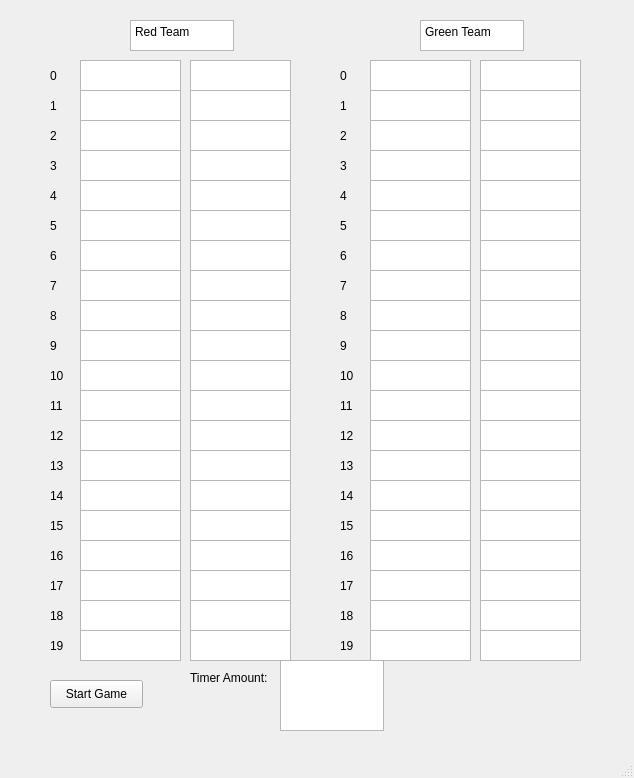
<?xml version="1.0" encoding="UTF-8"?>
<ui version="4.0">
 <class>MainWindow</class>
 <widget class="QMainWindow" name="MainWindow">
  <property name="geometry">
   <rect>
    <x>0</x>
    <y>0</y>
    <width>634</width>
    <height>778</height>
   </rect>
  </property>
  <property name="windowTitle">
   <string>MainWindow</string>
  </property>
  <widget class="QWidget" name="centralwidget">
   <widget class="QWidget" name="team1" native="true">
    <property name="geometry">
     <rect>
      <x>40</x>
      <y>10</y>
      <width>351</width>
      <height>651</height>
     </rect>
    </property>
    <widget class="QPlainTextEdit" name="player0FirstName">
     <property name="geometry">
      <rect>
       <x>40</x>
       <y>50</y>
       <width>101</width>
       <height>31</height>
      </rect>
     </property>
    </widget>
    <widget class="QPlainTextEdit" name="player1FirstName">
     <property name="geometry">
      <rect>
       <x>40</x>
       <y>80</y>
       <width>101</width>
       <height>31</height>
      </rect>
     </property>
    </widget>
    <widget class="QPlainTextEdit" name="player2FirstName">
     <property name="geometry">
      <rect>
       <x>40</x>
       <y>110</y>
       <width>101</width>
       <height>31</height>
      </rect>
     </property>
    </widget>
    <widget class="QPlainTextEdit" name="player3FirstName">
     <property name="geometry">
      <rect>
       <x>40</x>
       <y>140</y>
       <width>101</width>
       <height>31</height>
      </rect>
     </property>
    </widget>
    <widget class="QPlainTextEdit" name="player6FirstName">
     <property name="geometry">
      <rect>
       <x>40</x>
       <y>230</y>
       <width>101</width>
       <height>31</height>
      </rect>
     </property>
    </widget>
    <widget class="QPlainTextEdit" name="player5FirstName">
     <property name="geometry">
      <rect>
       <x>40</x>
       <y>200</y>
       <width>101</width>
       <height>31</height>
      </rect>
     </property>
    </widget>
    <widget class="QPlainTextEdit" name="player4FirstName">
     <property name="geometry">
      <rect>
       <x>40</x>
       <y>170</y>
       <width>101</width>
       <height>31</height>
      </rect>
     </property>
    </widget>
    <widget class="QPlainTextEdit" name="player7FirstName">
     <property name="geometry">
      <rect>
       <x>40</x>
       <y>260</y>
       <width>101</width>
       <height>31</height>
      </rect>
     </property>
    </widget>
    <widget class="QPlainTextEdit" name="player10FirstName">
     <property name="geometry">
      <rect>
       <x>40</x>
       <y>350</y>
       <width>101</width>
       <height>31</height>
      </rect>
     </property>
    </widget>
    <widget class="QPlainTextEdit" name="player9FirstName">
     <property name="geometry">
      <rect>
       <x>40</x>
       <y>320</y>
       <width>101</width>
       <height>31</height>
      </rect>
     </property>
    </widget>
    <widget class="QPlainTextEdit" name="player8FirstName">
     <property name="geometry">
      <rect>
       <x>40</x>
       <y>290</y>
       <width>101</width>
       <height>31</height>
      </rect>
     </property>
    </widget>
    <widget class="QPlainTextEdit" name="player11FirstName">
     <property name="geometry">
      <rect>
       <x>40</x>
       <y>380</y>
       <width>101</width>
       <height>31</height>
      </rect>
     </property>
    </widget>
    <widget class="QPlainTextEdit" name="player15FirstName">
     <property name="geometry">
      <rect>
       <x>40</x>
       <y>500</y>
       <width>101</width>
       <height>31</height>
      </rect>
     </property>
    </widget>
    <widget class="QPlainTextEdit" name="player12FirstName">
     <property name="geometry">
      <rect>
       <x>40</x>
       <y>410</y>
       <width>101</width>
       <height>31</height>
      </rect>
     </property>
    </widget>
    <widget class="QPlainTextEdit" name="player13FirstName">
     <property name="geometry">
      <rect>
       <x>40</x>
       <y>440</y>
       <width>101</width>
       <height>31</height>
      </rect>
     </property>
    </widget>
    <widget class="QPlainTextEdit" name="player14FirstName">
     <property name="geometry">
      <rect>
       <x>40</x>
       <y>470</y>
       <width>101</width>
       <height>31</height>
      </rect>
     </property>
    </widget>
    <widget class="QPlainTextEdit" name="player18FirstName">
     <property name="geometry">
      <rect>
       <x>40</x>
       <y>590</y>
       <width>101</width>
       <height>31</height>
      </rect>
     </property>
    </widget>
    <widget class="QPlainTextEdit" name="player17FirstName">
     <property name="geometry">
      <rect>
       <x>40</x>
       <y>560</y>
       <width>101</width>
       <height>31</height>
      </rect>
     </property>
    </widget>
    <widget class="QPlainTextEdit" name="player16FirstName">
     <property name="geometry">
      <rect>
       <x>40</x>
       <y>530</y>
       <width>101</width>
       <height>31</height>
      </rect>
     </property>
    </widget>
    <widget class="QPlainTextEdit" name="player19FirstName">
     <property name="geometry">
      <rect>
       <x>40</x>
       <y>620</y>
       <width>101</width>
       <height>31</height>
      </rect>
     </property>
    </widget>
    <widget class="QPlainTextEdit" name="player6LastName">
     <property name="geometry">
      <rect>
       <x>150</x>
       <y>230</y>
       <width>101</width>
       <height>31</height>
      </rect>
     </property>
    </widget>
    <widget class="QPlainTextEdit" name="player9LastName">
     <property name="geometry">
      <rect>
       <x>150</x>
       <y>320</y>
       <width>101</width>
       <height>31</height>
      </rect>
     </property>
    </widget>
    <widget class="QPlainTextEdit" name="player1LastName">
     <property name="geometry">
      <rect>
       <x>150</x>
       <y>80</y>
       <width>101</width>
       <height>31</height>
      </rect>
     </property>
    </widget>
    <widget class="QPlainTextEdit" name="player12LastName">
     <property name="geometry">
      <rect>
       <x>150</x>
       <y>410</y>
       <width>101</width>
       <height>31</height>
      </rect>
     </property>
    </widget>
    <widget class="QPlainTextEdit" name="player2LastName">
     <property name="geometry">
      <rect>
       <x>150</x>
       <y>110</y>
       <width>101</width>
       <height>31</height>
      </rect>
     </property>
    </widget>
    <widget class="QPlainTextEdit" name="player4LastName">
     <property name="geometry">
      <rect>
       <x>150</x>
       <y>170</y>
       <width>101</width>
       <height>31</height>
      </rect>
     </property>
    </widget>
    <widget class="QPlainTextEdit" name="player14LastName">
     <property name="geometry">
      <rect>
       <x>150</x>
       <y>470</y>
       <width>101</width>
       <height>31</height>
      </rect>
     </property>
    </widget>
    <widget class="QPlainTextEdit" name="player18LastName">
     <property name="geometry">
      <rect>
       <x>150</x>
       <y>590</y>
       <width>101</width>
       <height>31</height>
      </rect>
     </property>
    </widget>
    <widget class="QPlainTextEdit" name="player13LastName">
     <property name="geometry">
      <rect>
       <x>150</x>
       <y>440</y>
       <width>101</width>
       <height>31</height>
      </rect>
     </property>
    </widget>
    <widget class="QPlainTextEdit" name="player0LastName">
     <property name="geometry">
      <rect>
       <x>150</x>
       <y>50</y>
       <width>101</width>
       <height>31</height>
      </rect>
     </property>
    </widget>
    <widget class="QPlainTextEdit" name="player15LastName">
     <property name="geometry">
      <rect>
       <x>150</x>
       <y>500</y>
       <width>101</width>
       <height>31</height>
      </rect>
     </property>
    </widget>
    <widget class="QPlainTextEdit" name="player5LastName">
     <property name="geometry">
      <rect>
       <x>150</x>
       <y>200</y>
       <width>101</width>
       <height>31</height>
      </rect>
     </property>
    </widget>
    <widget class="QPlainTextEdit" name="player8LastName">
     <property name="geometry">
      <rect>
       <x>150</x>
       <y>290</y>
       <width>101</width>
       <height>31</height>
      </rect>
     </property>
    </widget>
    <widget class="QPlainTextEdit" name="player11LastName">
     <property name="geometry">
      <rect>
       <x>150</x>
       <y>380</y>
       <width>101</width>
       <height>31</height>
      </rect>
     </property>
    </widget>
    <widget class="QPlainTextEdit" name="player10LastName">
     <property name="geometry">
      <rect>
       <x>150</x>
       <y>350</y>
       <width>101</width>
       <height>31</height>
      </rect>
     </property>
    </widget>
    <widget class="QPlainTextEdit" name="player17LastName">
     <property name="geometry">
      <rect>
       <x>150</x>
       <y>560</y>
       <width>101</width>
       <height>31</height>
      </rect>
     </property>
    </widget>
    <widget class="QPlainTextEdit" name="player3LastName">
     <property name="geometry">
      <rect>
       <x>150</x>
       <y>140</y>
       <width>101</width>
       <height>31</height>
      </rect>
     </property>
    </widget>
    <widget class="QPlainTextEdit" name="player19LastName">
     <property name="geometry">
      <rect>
       <x>150</x>
       <y>620</y>
       <width>101</width>
       <height>31</height>
      </rect>
     </property>
    </widget>
    <widget class="QPlainTextEdit" name="player16LastName">
     <property name="geometry">
      <rect>
       <x>150</x>
       <y>530</y>
       <width>101</width>
       <height>31</height>
      </rect>
     </property>
    </widget>
    <widget class="QPlainTextEdit" name="player7LastName">
     <property name="geometry">
      <rect>
       <x>150</x>
       <y>260</y>
       <width>101</width>
       <height>31</height>
      </rect>
     </property>
    </widget>
    <widget class="QLabel" name="label">
     <property name="geometry">
      <rect>
       <x>10</x>
       <y>110</y>
       <width>31</width>
       <height>31</height>
      </rect>
     </property>
     <property name="text">
      <string>2</string>
     </property>
    </widget>
    <widget class="QLabel" name="label_2">
     <property name="geometry">
      <rect>
       <x>10</x>
       <y>260</y>
       <width>31</width>
       <height>31</height>
      </rect>
     </property>
     <property name="text">
      <string>7</string>
     </property>
    </widget>
    <widget class="QLabel" name="label_3">
     <property name="geometry">
      <rect>
       <x>10</x>
       <y>140</y>
       <width>31</width>
       <height>31</height>
      </rect>
     </property>
     <property name="text">
      <string>3</string>
     </property>
    </widget>
    <widget class="QLabel" name="label_4">
     <property name="geometry">
      <rect>
       <x>10</x>
       <y>170</y>
       <width>31</width>
       <height>31</height>
      </rect>
     </property>
     <property name="text">
      <string>4</string>
     </property>
    </widget>
    <widget class="QLabel" name="label_5">
     <property name="geometry">
      <rect>
       <x>10</x>
       <y>230</y>
       <width>31</width>
       <height>31</height>
      </rect>
     </property>
     <property name="text">
      <string>6</string>
     </property>
    </widget>
    <widget class="QLabel" name="label_6">
     <property name="geometry">
      <rect>
       <x>10</x>
       <y>200</y>
       <width>31</width>
       <height>31</height>
      </rect>
     </property>
     <property name="text">
      <string>5</string>
     </property>
    </widget>
    <widget class="QLabel" name="label_7">
     <property name="geometry">
      <rect>
       <x>10</x>
       <y>80</y>
       <width>31</width>
       <height>31</height>
      </rect>
     </property>
     <property name="text">
      <string>1</string>
     </property>
    </widget>
    <widget class="QLabel" name="label_8">
     <property name="geometry">
      <rect>
       <x>10</x>
       <y>320</y>
       <width>31</width>
       <height>31</height>
      </rect>
     </property>
     <property name="text">
      <string>9</string>
     </property>
    </widget>
    <widget class="QLabel" name="label_9">
     <property name="geometry">
      <rect>
       <x>10</x>
       <y>380</y>
       <width>31</width>
       <height>31</height>
      </rect>
     </property>
     <property name="text">
      <string>11</string>
     </property>
    </widget>
    <widget class="QLabel" name="label_10">
     <property name="geometry">
      <rect>
       <x>10</x>
       <y>410</y>
       <width>31</width>
       <height>31</height>
      </rect>
     </property>
     <property name="text">
      <string>12</string>
     </property>
    </widget>
    <widget class="QLabel" name="label_11">
     <property name="geometry">
      <rect>
       <x>10</x>
       <y>290</y>
       <width>31</width>
       <height>31</height>
      </rect>
     </property>
     <property name="text">
      <string>8</string>
     </property>
    </widget>
    <widget class="QLabel" name="label_12">
     <property name="geometry">
      <rect>
       <x>10</x>
       <y>470</y>
       <width>31</width>
       <height>31</height>
      </rect>
     </property>
     <property name="text">
      <string>14</string>
     </property>
    </widget>
    <widget class="QLabel" name="label_13">
     <property name="geometry">
      <rect>
       <x>10</x>
       <y>350</y>
       <width>31</width>
       <height>31</height>
      </rect>
     </property>
     <property name="text">
      <string>10</string>
     </property>
    </widget>
    <widget class="QLabel" name="label_14">
     <property name="geometry">
      <rect>
       <x>10</x>
       <y>440</y>
       <width>31</width>
       <height>31</height>
      </rect>
     </property>
     <property name="text">
      <string>13</string>
     </property>
    </widget>
    <widget class="QLabel" name="label_15">
     <property name="geometry">
      <rect>
       <x>10</x>
       <y>530</y>
       <width>31</width>
       <height>31</height>
      </rect>
     </property>
     <property name="text">
      <string>16</string>
     </property>
    </widget>
    <widget class="QLabel" name="label_16">
     <property name="geometry">
      <rect>
       <x>10</x>
       <y>590</y>
       <width>31</width>
       <height>31</height>
      </rect>
     </property>
     <property name="text">
      <string>18</string>
     </property>
    </widget>
    <widget class="QLabel" name="label_17">
     <property name="geometry">
      <rect>
       <x>10</x>
       <y>620</y>
       <width>31</width>
       <height>31</height>
      </rect>
     </property>
     <property name="text">
      <string>19</string>
     </property>
    </widget>
    <widget class="QLabel" name="label_18">
     <property name="geometry">
      <rect>
       <x>10</x>
       <y>500</y>
       <width>31</width>
       <height>31</height>
      </rect>
     </property>
     <property name="text">
      <string>15</string>
     </property>
    </widget>
    <widget class="QLabel" name="label_20">
     <property name="geometry">
      <rect>
       <x>10</x>
       <y>560</y>
       <width>31</width>
       <height>31</height>
      </rect>
     </property>
     <property name="text">
      <string>17</string>
     </property>
    </widget>
    <widget class="QLabel" name="label_21">
     <property name="geometry">
      <rect>
       <x>10</x>
       <y>50</y>
       <width>31</width>
       <height>31</height>
      </rect>
     </property>
     <property name="text">
      <string>0</string>
     </property>
    </widget>
    <widget class="QPlainTextEdit" name="teamName">
     <property name="geometry">
      <rect>
       <x>90</x>
       <y>10</y>
       <width>104</width>
       <height>31</height>
      </rect>
     </property>
     <property name="plainText">
      <string>Red Team</string>
     </property>
    </widget>
   </widget>
   <widget class="QWidget" name="team2" native="true">
    <property name="geometry">
     <rect>
      <x>330</x>
      <y>10</y>
      <width>291</width>
      <height>651</height>
     </rect>
    </property>
    <widget class="QPlainTextEdit" name="player0FirstName_2">
     <property name="geometry">
      <rect>
       <x>40</x>
       <y>50</y>
       <width>101</width>
       <height>31</height>
      </rect>
     </property>
    </widget>
    <widget class="QPlainTextEdit" name="player1FirstName_2">
     <property name="geometry">
      <rect>
       <x>40</x>
       <y>80</y>
       <width>101</width>
       <height>31</height>
      </rect>
     </property>
    </widget>
    <widget class="QPlainTextEdit" name="player2FirstName_2">
     <property name="geometry">
      <rect>
       <x>40</x>
       <y>110</y>
       <width>101</width>
       <height>31</height>
      </rect>
     </property>
    </widget>
    <widget class="QPlainTextEdit" name="player3FirstName_2">
     <property name="geometry">
      <rect>
       <x>40</x>
       <y>140</y>
       <width>101</width>
       <height>31</height>
      </rect>
     </property>
    </widget>
    <widget class="QPlainTextEdit" name="player6FirstName_2">
     <property name="geometry">
      <rect>
       <x>40</x>
       <y>230</y>
       <width>101</width>
       <height>31</height>
      </rect>
     </property>
    </widget>
    <widget class="QPlainTextEdit" name="player5FirstName_2">
     <property name="geometry">
      <rect>
       <x>40</x>
       <y>200</y>
       <width>101</width>
       <height>31</height>
      </rect>
     </property>
    </widget>
    <widget class="QPlainTextEdit" name="player4FirstName_2">
     <property name="geometry">
      <rect>
       <x>40</x>
       <y>170</y>
       <width>101</width>
       <height>31</height>
      </rect>
     </property>
    </widget>
    <widget class="QPlainTextEdit" name="player7FirstName_2">
     <property name="geometry">
      <rect>
       <x>40</x>
       <y>260</y>
       <width>101</width>
       <height>31</height>
      </rect>
     </property>
    </widget>
    <widget class="QPlainTextEdit" name="player10FirstName_2">
     <property name="geometry">
      <rect>
       <x>40</x>
       <y>350</y>
       <width>101</width>
       <height>31</height>
      </rect>
     </property>
    </widget>
    <widget class="QPlainTextEdit" name="player9FirstName_2">
     <property name="geometry">
      <rect>
       <x>40</x>
       <y>320</y>
       <width>101</width>
       <height>31</height>
      </rect>
     </property>
    </widget>
    <widget class="QPlainTextEdit" name="player8FirstName_2">
     <property name="geometry">
      <rect>
       <x>40</x>
       <y>290</y>
       <width>101</width>
       <height>31</height>
      </rect>
     </property>
    </widget>
    <widget class="QPlainTextEdit" name="player11FirstName_2">
     <property name="geometry">
      <rect>
       <x>40</x>
       <y>380</y>
       <width>101</width>
       <height>31</height>
      </rect>
     </property>
    </widget>
    <widget class="QPlainTextEdit" name="player15FirstName_2">
     <property name="geometry">
      <rect>
       <x>40</x>
       <y>500</y>
       <width>101</width>
       <height>31</height>
      </rect>
     </property>
    </widget>
    <widget class="QPlainTextEdit" name="player12FirstName_2">
     <property name="geometry">
      <rect>
       <x>40</x>
       <y>410</y>
       <width>101</width>
       <height>31</height>
      </rect>
     </property>
    </widget>
    <widget class="QPlainTextEdit" name="player13FirstName_2">
     <property name="geometry">
      <rect>
       <x>40</x>
       <y>440</y>
       <width>101</width>
       <height>31</height>
      </rect>
     </property>
    </widget>
    <widget class="QPlainTextEdit" name="player14FirstName_2">
     <property name="geometry">
      <rect>
       <x>40</x>
       <y>470</y>
       <width>101</width>
       <height>31</height>
      </rect>
     </property>
    </widget>
    <widget class="QPlainTextEdit" name="player18FirstName_2">
     <property name="geometry">
      <rect>
       <x>40</x>
       <y>590</y>
       <width>101</width>
       <height>31</height>
      </rect>
     </property>
    </widget>
    <widget class="QPlainTextEdit" name="player17FirstName_2">
     <property name="geometry">
      <rect>
       <x>40</x>
       <y>560</y>
       <width>101</width>
       <height>31</height>
      </rect>
     </property>
    </widget>
    <widget class="QPlainTextEdit" name="player16FirstName_2">
     <property name="geometry">
      <rect>
       <x>40</x>
       <y>530</y>
       <width>101</width>
       <height>31</height>
      </rect>
     </property>
    </widget>
    <widget class="QPlainTextEdit" name="player19FirstName_2">
     <property name="geometry">
      <rect>
       <x>40</x>
       <y>620</y>
       <width>101</width>
       <height>31</height>
      </rect>
     </property>
    </widget>
    <widget class="QPlainTextEdit" name="player6LastName_2">
     <property name="geometry">
      <rect>
       <x>150</x>
       <y>230</y>
       <width>101</width>
       <height>31</height>
      </rect>
     </property>
    </widget>
    <widget class="QPlainTextEdit" name="player9LastName_2">
     <property name="geometry">
      <rect>
       <x>150</x>
       <y>320</y>
       <width>101</width>
       <height>31</height>
      </rect>
     </property>
    </widget>
    <widget class="QPlainTextEdit" name="player1LastName_2">
     <property name="geometry">
      <rect>
       <x>150</x>
       <y>80</y>
       <width>101</width>
       <height>31</height>
      </rect>
     </property>
    </widget>
    <widget class="QPlainTextEdit" name="player12LastName_2">
     <property name="geometry">
      <rect>
       <x>150</x>
       <y>410</y>
       <width>101</width>
       <height>31</height>
      </rect>
     </property>
    </widget>
    <widget class="QPlainTextEdit" name="player2LastName_2">
     <property name="geometry">
      <rect>
       <x>150</x>
       <y>110</y>
       <width>101</width>
       <height>31</height>
      </rect>
     </property>
    </widget>
    <widget class="QPlainTextEdit" name="player4LastName_2">
     <property name="geometry">
      <rect>
       <x>150</x>
       <y>170</y>
       <width>101</width>
       <height>31</height>
      </rect>
     </property>
    </widget>
    <widget class="QPlainTextEdit" name="player14LastName_2">
     <property name="geometry">
      <rect>
       <x>150</x>
       <y>470</y>
       <width>101</width>
       <height>31</height>
      </rect>
     </property>
    </widget>
    <widget class="QPlainTextEdit" name="player18LastName_2">
     <property name="geometry">
      <rect>
       <x>150</x>
       <y>590</y>
       <width>101</width>
       <height>31</height>
      </rect>
     </property>
    </widget>
    <widget class="QPlainTextEdit" name="player13LastName_2">
     <property name="geometry">
      <rect>
       <x>150</x>
       <y>440</y>
       <width>101</width>
       <height>31</height>
      </rect>
     </property>
    </widget>
    <widget class="QPlainTextEdit" name="player0LastName_2">
     <property name="geometry">
      <rect>
       <x>150</x>
       <y>50</y>
       <width>101</width>
       <height>31</height>
      </rect>
     </property>
    </widget>
    <widget class="QPlainTextEdit" name="player15LastName_2">
     <property name="geometry">
      <rect>
       <x>150</x>
       <y>500</y>
       <width>101</width>
       <height>31</height>
      </rect>
     </property>
    </widget>
    <widget class="QPlainTextEdit" name="player5LastName_2">
     <property name="geometry">
      <rect>
       <x>150</x>
       <y>200</y>
       <width>101</width>
       <height>31</height>
      </rect>
     </property>
    </widget>
    <widget class="QPlainTextEdit" name="player8LastName_2">
     <property name="geometry">
      <rect>
       <x>150</x>
       <y>290</y>
       <width>101</width>
       <height>31</height>
      </rect>
     </property>
    </widget>
    <widget class="QPlainTextEdit" name="player11LastName_2">
     <property name="geometry">
      <rect>
       <x>150</x>
       <y>380</y>
       <width>101</width>
       <height>31</height>
      </rect>
     </property>
    </widget>
    <widget class="QPlainTextEdit" name="player10LastName_2">
     <property name="geometry">
      <rect>
       <x>150</x>
       <y>350</y>
       <width>101</width>
       <height>31</height>
      </rect>
     </property>
    </widget>
    <widget class="QPlainTextEdit" name="player17LastName_2">
     <property name="geometry">
      <rect>
       <x>150</x>
       <y>560</y>
       <width>101</width>
       <height>31</height>
      </rect>
     </property>
    </widget>
    <widget class="QPlainTextEdit" name="player3LastName_2">
     <property name="geometry">
      <rect>
       <x>150</x>
       <y>140</y>
       <width>101</width>
       <height>31</height>
      </rect>
     </property>
    </widget>
    <widget class="QPlainTextEdit" name="player19LastName_2">
     <property name="geometry">
      <rect>
       <x>150</x>
       <y>620</y>
       <width>101</width>
       <height>31</height>
      </rect>
     </property>
    </widget>
    <widget class="QPlainTextEdit" name="player16LastName_2">
     <property name="geometry">
      <rect>
       <x>150</x>
       <y>530</y>
       <width>101</width>
       <height>31</height>
      </rect>
     </property>
    </widget>
    <widget class="QPlainTextEdit" name="player7LastName_2">
     <property name="geometry">
      <rect>
       <x>150</x>
       <y>260</y>
       <width>101</width>
       <height>31</height>
      </rect>
     </property>
    </widget>
    <widget class="QLabel" name="label_19">
     <property name="geometry">
      <rect>
       <x>10</x>
       <y>110</y>
       <width>31</width>
       <height>31</height>
      </rect>
     </property>
     <property name="text">
      <string>2</string>
     </property>
    </widget>
    <widget class="QLabel" name="label_22">
     <property name="geometry">
      <rect>
       <x>10</x>
       <y>260</y>
       <width>31</width>
       <height>31</height>
      </rect>
     </property>
     <property name="text">
      <string>7</string>
     </property>
    </widget>
    <widget class="QLabel" name="label_23">
     <property name="geometry">
      <rect>
       <x>10</x>
       <y>140</y>
       <width>31</width>
       <height>31</height>
      </rect>
     </property>
     <property name="text">
      <string>3</string>
     </property>
    </widget>
    <widget class="QLabel" name="label_24">
     <property name="geometry">
      <rect>
       <x>10</x>
       <y>170</y>
       <width>31</width>
       <height>31</height>
      </rect>
     </property>
     <property name="text">
      <string>4</string>
     </property>
    </widget>
    <widget class="QLabel" name="label_25">
     <property name="geometry">
      <rect>
       <x>10</x>
       <y>230</y>
       <width>31</width>
       <height>31</height>
      </rect>
     </property>
     <property name="text">
      <string>6</string>
     </property>
    </widget>
    <widget class="QLabel" name="label_26">
     <property name="geometry">
      <rect>
       <x>10</x>
       <y>200</y>
       <width>31</width>
       <height>31</height>
      </rect>
     </property>
     <property name="text">
      <string>5</string>
     </property>
    </widget>
    <widget class="QLabel" name="label_27">
     <property name="geometry">
      <rect>
       <x>10</x>
       <y>80</y>
       <width>31</width>
       <height>31</height>
      </rect>
     </property>
     <property name="text">
      <string>1</string>
     </property>
    </widget>
    <widget class="QLabel" name="label_28">
     <property name="geometry">
      <rect>
       <x>10</x>
       <y>320</y>
       <width>31</width>
       <height>31</height>
      </rect>
     </property>
     <property name="text">
      <string>9</string>
     </property>
    </widget>
    <widget class="QLabel" name="label_29">
     <property name="geometry">
      <rect>
       <x>10</x>
       <y>380</y>
       <width>31</width>
       <height>31</height>
      </rect>
     </property>
     <property name="text">
      <string>11</string>
     </property>
    </widget>
    <widget class="QLabel" name="label_30">
     <property name="geometry">
      <rect>
       <x>10</x>
       <y>410</y>
       <width>31</width>
       <height>31</height>
      </rect>
     </property>
     <property name="text">
      <string>12</string>
     </property>
    </widget>
    <widget class="QLabel" name="label_31">
     <property name="geometry">
      <rect>
       <x>10</x>
       <y>290</y>
       <width>31</width>
       <height>31</height>
      </rect>
     </property>
     <property name="text">
      <string>8</string>
     </property>
    </widget>
    <widget class="QLabel" name="label_32">
     <property name="geometry">
      <rect>
       <x>10</x>
       <y>470</y>
       <width>31</width>
       <height>31</height>
      </rect>
     </property>
     <property name="text">
      <string>14</string>
     </property>
    </widget>
    <widget class="QLabel" name="label_33">
     <property name="geometry">
      <rect>
       <x>10</x>
       <y>350</y>
       <width>31</width>
       <height>31</height>
      </rect>
     </property>
     <property name="text">
      <string>10</string>
     </property>
    </widget>
    <widget class="QLabel" name="label_34">
     <property name="geometry">
      <rect>
       <x>10</x>
       <y>440</y>
       <width>31</width>
       <height>31</height>
      </rect>
     </property>
     <property name="text">
      <string>13</string>
     </property>
    </widget>
    <widget class="QLabel" name="label_35">
     <property name="geometry">
      <rect>
       <x>10</x>
       <y>530</y>
       <width>31</width>
       <height>31</height>
      </rect>
     </property>
     <property name="text">
      <string>16</string>
     </property>
    </widget>
    <widget class="QLabel" name="label_36">
     <property name="geometry">
      <rect>
       <x>10</x>
       <y>590</y>
       <width>31</width>
       <height>31</height>
      </rect>
     </property>
     <property name="text">
      <string>18</string>
     </property>
    </widget>
    <widget class="QLabel" name="label_37">
     <property name="geometry">
      <rect>
       <x>10</x>
       <y>620</y>
       <width>31</width>
       <height>31</height>
      </rect>
     </property>
     <property name="text">
      <string>19</string>
     </property>
    </widget>
    <widget class="QLabel" name="label_38">
     <property name="geometry">
      <rect>
       <x>10</x>
       <y>500</y>
       <width>31</width>
       <height>31</height>
      </rect>
     </property>
     <property name="text">
      <string>15</string>
     </property>
    </widget>
    <widget class="QLabel" name="label_39">
     <property name="geometry">
      <rect>
       <x>10</x>
       <y>560</y>
       <width>31</width>
       <height>31</height>
      </rect>
     </property>
     <property name="text">
      <string>17</string>
     </property>
    </widget>
    <widget class="QLabel" name="label_40">
     <property name="geometry">
      <rect>
       <x>10</x>
       <y>50</y>
       <width>31</width>
       <height>31</height>
      </rect>
     </property>
     <property name="text">
      <string>0</string>
     </property>
    </widget>
    <widget class="QPlainTextEdit" name="teamName_2">
     <property name="geometry">
      <rect>
       <x>90</x>
       <y>10</y>
       <width>104</width>
       <height>31</height>
      </rect>
     </property>
     <property name="plainText">
      <string>Green Team</string>
     </property>
    </widget>
   </widget>
   <widget class="QPushButton" name="startGame">
    <property name="geometry">
     <rect>
      <x>50</x>
      <y>680</y>
      <width>93</width>
      <height>28</height>
     </rect>
    </property>
    <property name="text">
     <string>Start Game</string>
    </property>
   </widget>
   <widget class="QLabel" name="label_41">
    <property name="geometry">
     <rect>
      <x>190</x>
      <y>670</y>
      <width>91</width>
      <height>16</height>
     </rect>
    </property>
    <property name="text">
     <string>Timer Amount:</string>
    </property>
   </widget>
   <widget class="QTextEdit" name="textEdit">
    <property name="geometry">
     <rect>
      <x>280</x>
      <y>660</y>
      <width>104</width>
      <height>71</height>
     </rect>
    </property>
   </widget>
  </widget>
  <widget class="QMenuBar" name="menubar">
   <property name="geometry">
    <rect>
     <x>0</x>
     <y>0</y>
     <width>634</width>
     <height>24</height>
    </rect>
   </property>
  </widget>
  <widget class="QStatusBar" name="statusbar"/>
 </widget>
 <resources/>
 <connections/>
</ui>
